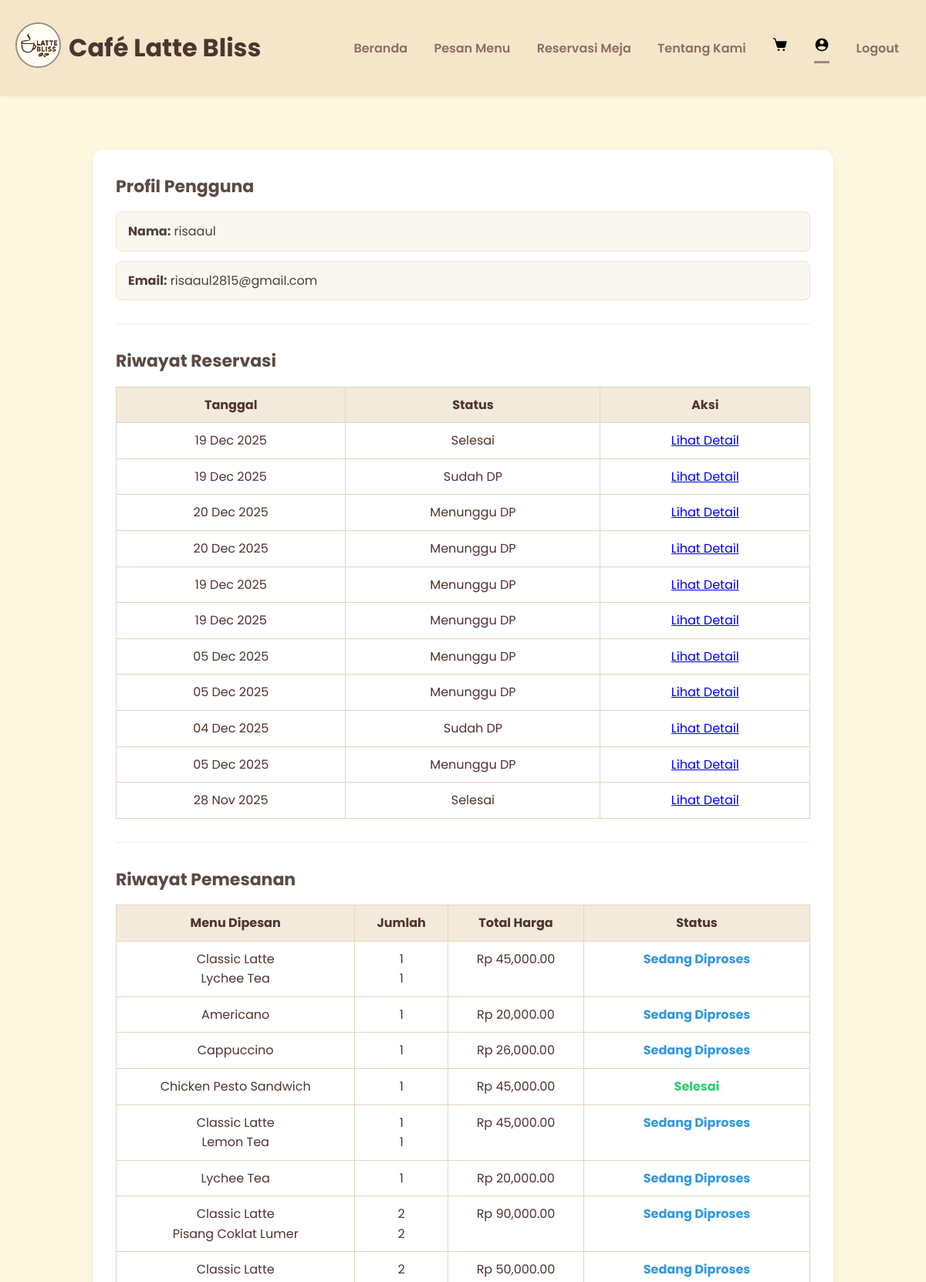
The app's page /profil/ (signed in, upper part) with its own data.
### reservasi/models.py (models this page shows, shortened)
class Booking(models.Model):
    STATUS_CHOICES = [
        ('pending', 'Menunggu DP'),
        ('confirmed', 'Sudah DP'),
        ('cancelled', 'Dibatalkan'),
        ('completed', 'Selesai')
    ]
    user = models.ForeignKey(User, on_delete=models.CASCADE, null=True)
    meja = models.ForeignKey(Meja, on_delete=models.CASCADE, null=True)
    tanggal_reservasi = models.DateField()
    jam_reservasi = models.TimeField()
    jumlah_orang = models.IntegerField()
    harga_tempat_per_orang = models.DecimalField(max_digits=10, decimal_places=2, default=0)
    total_harga = models.DecimalField(max_digits=10, decimal_places=2, default=0)
    dp_nominal = models.DecimalField(max_digits=10, decimal_places=2, default=0)
    sudah_bayar_dp = models.BooleanField(default=False)
    bukti_pembayaran = models.ImageField(upload_to='bukti_dp/', null=True, blank=True)
    status = models.CharField(max_length=20, choices=STATUS_CHOICES, default='pending')
    waktu_dibuat = models.DateTimeField(auto_now_add=True)

class OrderItem(models.Model):
    order = models.ForeignKey(Order, related_name='items', on_delete=models.CASCADE)
    menu = models.ForeignKey(Menu, on_delete=models.CASCADE)
    quantity = models.PositiveIntegerField(default=1)
    subtotal = models.DecimalField(max_digits=10, decimal_places=2, default=0)

class Menu(models.Model):
    nama = models.CharField(max_length=100)
    deskripsi = models.TextField(blank=True, null=True)
    harga = models.DecimalField(max_digits=10, decimal_places=2)
    kategori = models.CharField(max_length=50, choices=[
        ('makanan', 'Makanan'),
        ('minuman', 'Minuman'),
    ])
    gambar = models.ImageField(upload_to='menu_images/', blank=True, null=True)
    created_at = models.DateTimeField(auto_now_add=True)

class Order(models.Model):
    STATUS_CHOICES = [
        ('pending', 'Menunggu Konfirmasi'),
        ('process', 'Sedang Diproses'),
        ('done', 'Selesai'),
        ('cancelled', 'Dibatalkan'),
    ]
    customer = models.ForeignKey(User, on_delete=models.SET_NULL, null=True, blank=True)
    booking = models.ForeignKey(Booking, on_delete=models.SET_NULL, null=True, blank=True)
    total_price = models.DecimalField(max_digits=10, decimal_places=2, default=0)
    final_price = models.DecimalField(max_digits=10, decimal_places=2, default=0)
    status = models.CharField(max_length=20, choices=STATUS_CHOICES, default='pending')
    order_time = models.DateTimeField(auto_now_add=True)

### reservasi/views.py (the view)
# urls.py: path('profil/', views.profil, name='profil'),
@login_required
def profil(request):
    reservasi_user = Booking.objects.filter(user=request.user).order_by('-waktu_dibuat')
    orders_user = Order.objects.filter(customer=request.user).order_by('-order_time')
    return render(request, 'profil.html', {
        'reservasi_user': reservasi_user,
        'orders_user': orders_user,
    })

### reservasi/templates/profil.html (shortened to what this page needs)
{% extends 'base.html' %}
{% load static %}
{% load humanize %}
{% block content %}
<div class="profile-wrapper">
  <div class="profile-title">Profil Pengguna</div>
  <div class="profile-item">
    <strong>Nama:</strong>
    {{ user.get_full_name|default:user.username }}
  </div>
  <div class="profile-item">
    <strong>Email:</strong>
    {{ user.email|default:"Belum ada email" }}
  </div>
  <hr>
  <div class="profile-title">Riwayat Reservasi</div>
  {% if reservasi_user %}
  <table>
      <tr>
          <th>Tanggal</th>
          <th>Status</th>
          <th>Aksi</th>
      </tr>
      {% for r in reservasi_user %}
      <tr>
          <td>{{ r.tanggal_reservasi|date:"d M Y" }}</td>
          <td>{{ r.get_status_display }}</td>
          <td>
              <a href="{% url 'detail_reservasi' r.id %}">Lihat Detail</a>
          </td>
      </tr>
      {% endfor %}
  </table>
  {% else %}
     <p>Belum ada reservasi.</p>
  {% endif %}
  <hr>
  <div class="profile-title">Riwayat Pemesanan</div>
  {% if orders_user %}
  <table>
      <tr>
          <th>Menu Dipesan</th>
          <th>Jumlah</th>
          <th>Total Harga</th>
          <th>Status</th>
      </tr>
      {% for order in orders_user %}
      <tr>
          <td>
              {% for item in order.items.all %}
                  {{ item.menu.nama }}<br>
              {% endfor %}
          </td>
          <td>
              {% for item in order.items.all %}
                  {{ item.quantity }}<br>
              {% endfor %}
          </td>
          <td>
              Rp {{ order.total_price|intcomma }}
          </td>
          <td>
              <span class="status {{ order.status }}">
                  {{ order.get_status_display }}
              </span>
          </td>
      </tr>
      {% endfor %}
  </table>
  {% else %}
     <p>Belum ada pemesanan.</p>
  {% endif %}
</div>
{% endblock %}

### reservasi/static/css/style.css (style rules this page uses)
:root { --color-cream-light: #FFF8E1; --color-cream-soft: #F5E6CA; --color-brown-dark: #4E342E; --color-brown-medium: #8D6E63; --color-brown-accent: #A1887F; }
body { font-family: 'Poppins', sans-serif; margin: 0; background-color: var(--color-cream-light); color: var(--color-brown-dark); line-height: 1.6; }

### reservasi/templates/profil.html (style rules this page uses)
.profile-wrapper { max-width: 900px; margin: 40px auto; background: white; padding: 30px; border-radius: 15px; box-shadow: 0 4px 12px rgba(0,0,0,0.08); }
.profile-title { font-size: 22px; font-weight: bold; color: #5a4a42; margin-bottom: 15px; }
.profile-item { background: #faf7f0; padding: 12px 15px; border-radius: 8px; margin-bottom: 12px; border: 1px solid #eee2cf; font-size: 16px; color: #4b3f38; }
table { width: 100%; margin-top: 15px; border-collapse: collapse; }
th, td { padding: 10px; border: 1px solid #e2d5c2; text-align: center; vertical-align: top; }
th { background: #f4eadb; font-weight: bold; }
.status { font-weight: bold; }
.status.process { color: #3498db; }
.status.done { color: #2ecc71; }
hr { margin: 30px 0; border: none; border-top: 1px solid #eee; }

### records on screen
Booking: tanggal_reservasi "19 Dec 2025", status "Selesai"
Booking: tanggal_reservasi "19 Dec 2025", status "Sudah DP"
Booking: tanggal_reservasi "20 Dec 2025", status "Menunggu DP"
Booking: tanggal_reservasi "20 Dec 2025", status "Menunggu DP"
Booking: tanggal_reservasi "19 Dec 2025", status "Menunggu DP"
Booking: tanggal_reservasi "19 Dec 2025", status "Menunggu DP"
Booking: tanggal_reservasi "05 Dec 2025", status "Menunggu DP"
Booking: tanggal_reservasi "05 Dec 2025", status "Menunggu DP"
Booking: tanggal_reservasi "04 Dec 2025", status "Sudah DP"
Booking: tanggal_reservasi "05 Dec 2025", status "Menunggu DP"
Booking: tanggal_reservasi "28 Nov 2025", status "Selesai"
Order: total_price "45,000.00", status "Sedang Diproses"
OrderItem: menu.nama "Classic Latte", quantity "1"
OrderItem: menu.nama "Lychee Tea", quantity "1"
Order: total_price "20,000.00", status "Sedang Diproses"
OrderItem: menu.nama "Americano", quantity "1"
Order: total_price "26,000.00", status "Sedang Diproses"
OrderItem: menu.nama "Cappuccino", quantity "1"
Order: total_price "45,000.00", status "Selesai"
OrderItem: menu.nama "Chicken Pesto Sandwich", quantity "1"
Order: total_price "45,000.00", status "Sedang Diproses"
OrderItem: menu.nama "Classic Latte", quantity "1"
OrderItem: menu.nama "Lemon Tea", quantity "1"
Order: total_price "20,000.00", status "Sedang Diproses"
OrderItem: menu.nama "Lychee Tea", quantity "1"
Order: total_price "90,000.00", status "Sedang Diproses"
OrderItem: menu.nama "Classic Latte", quantity "2"
OrderItem: menu.nama "Pisang Coklat Lumer", quantity "2"
Order: total_price "50,000.00", status "Sedang Diproses"
OrderItem: menu.nama "Classic Latte", quantity "2"

### other values on screen
{{ user.get_full_name|default:user.username }} "risaaul"
{{ user.email|default:"Belum ada email" }} "risaaul2815@gmail.com"
